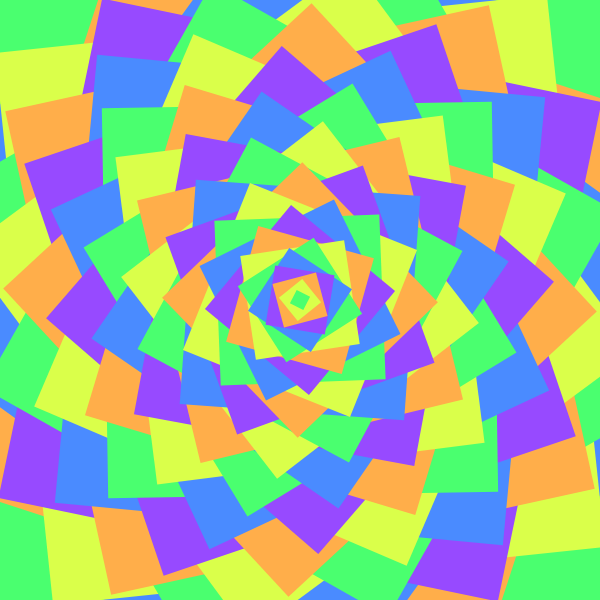
Frame 1 (no input)
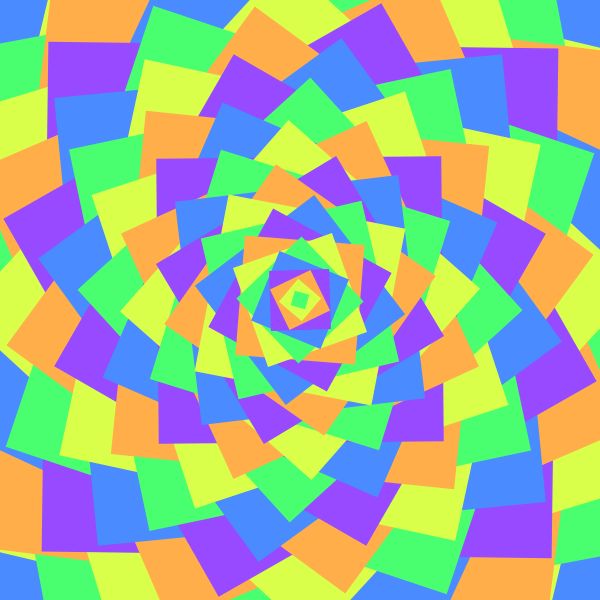
Frame 60 (no input)
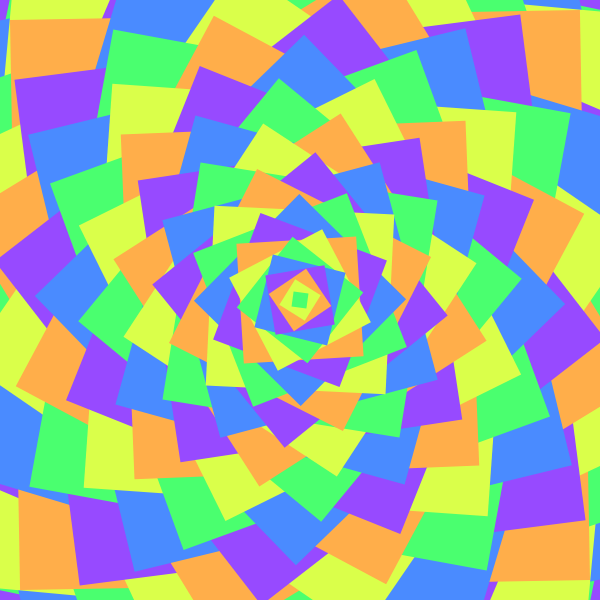
Frame 120 (the mouse pressed at the canvas centre since frame 60)

The p5.js sketch that drew these frames (run headless with seeded random() and noise() and a simulated clock; from frame 60 on, the mouse is pressed at the canvas centre):

// p5.js sketch
// ── sketch.js
function setup() {
  createCanvas(600, 600);
}

function draw() {
  background(220);

  for (var i = 50; i > 0; i--){
    push();
    strokeWeight(0);
    translate(width/2, height/2);
    rotate(frameCount * 0.05 - (i * 20))
    scale(i * 0.75);
    switch(i % 5){
      case 0:
        fill(74,139,255);
        break;
      case 1:
        fill(74,255,111);
        break;
      case 2:
        fill(218,255,74);
        break;
      case 3:
        fill(255,174,74);
        break;
      case 4:
        fill(151,74,255);
        break;
      default:
        break;
    }
    square(-10, -10, 20);
    pop();

  }


}
